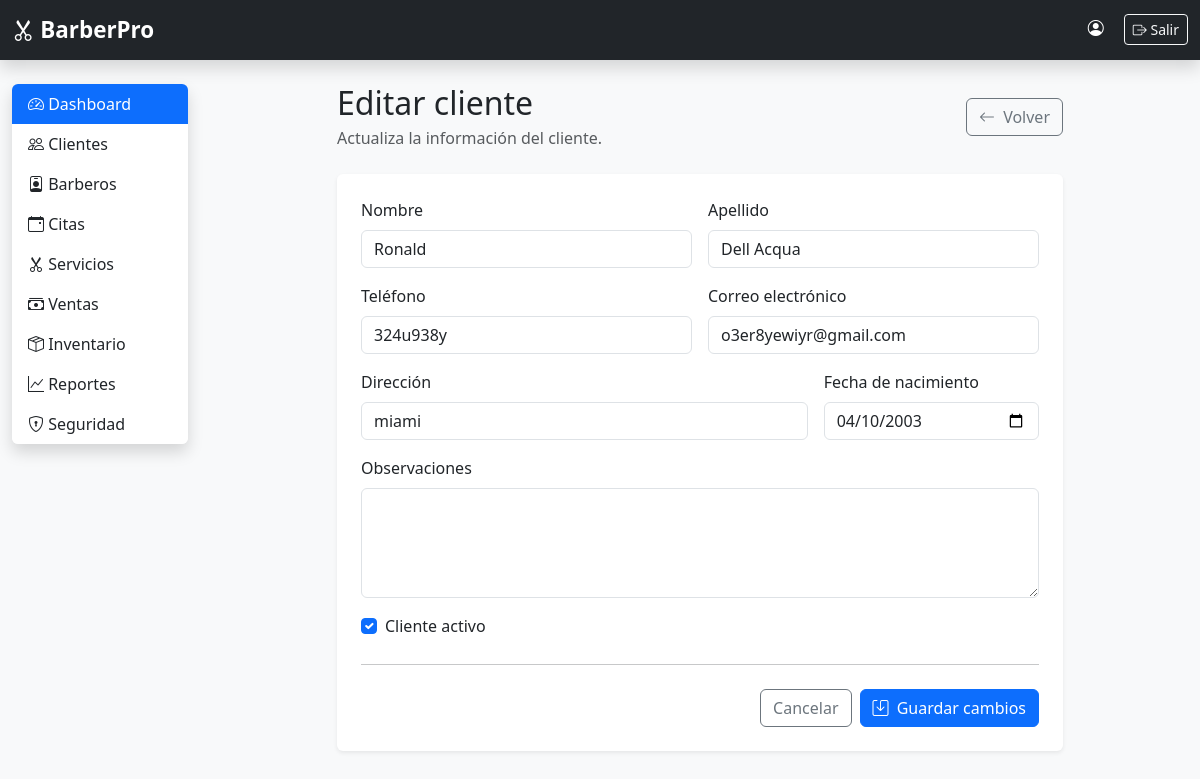
Page /clientes/3/editar/ (signed in) on the committed database.
### clientes/models.py (models this page shows, shortened)
class Cliente(models.Model):
    nombre = models.CharField(max_length=100)
    apellido = models.CharField(max_length=100)
    telefono = models.CharField(max_length=20)
    email = models.EmailField(
        blank=True,
        null=True,
        verbose_name="Correo electrónico"
    )
    direccion = models.CharField(
        max_length=250,
        blank=True
    )
    fecha_nacimiento = models.DateField(
        blank=True,
        null=True
    )
    fecha_registro = models.DateTimeField(
        auto_now_add=True
    )
    observaciones = models.TextField(
        blank=True
    )
    activo = models.BooleanField(
        default=True
    )
    class Meta:
        ordering = ["nombre", "apellido"]
        verbose_name = "Cliente"
        verbose_name_plural = "Clientes"

### clientes/views.py (the view)
# urls.py: path("<int:pk>/editar/", views.editar_cliente, name="editar_cliente"),
@login_required
def editar_cliente(request, pk):
    cliente = get_object_or_404(Cliente, pk=pk)
    if request.method == "POST":
        formulario = ClienteForm(
            request.POST,
            instance=cliente,
        )
        if formulario.is_valid():
            formulario.save()
            return redirect("clientes:lista_clientes")
    else:
        formulario = ClienteForm(instance=cliente)
    return render(
        request,
        "clientes/formulario.html",
        {
            "formulario": formulario,
            "cliente": cliente,
            "titulo": "Editar cliente",
            "descripcion": "Actualiza la información del cliente.",
            "texto_boton": "Guardar cambios",
        },
    )

### clientes/templates/clientes/formulario.html (shortened to what this page needs)
{% extends "base.html" %}
{% block content %}
<div class="row justify-content-center">
<div class="col-lg-9">
    <div class="d-flex justify-content-between align-items-center mb-4">
        <div>
            <h2 class="mb-1">
                {{ titulo|default:"Nuevo cliente" }}
            </h2>
            <p class="text-muted mb-0">
                {{ descripcion|default:"Registra la información del cliente." }}
            </p>
        </div>
        <a
            href="{% url 'clientes:lista_clientes' %}"
            class="btn btn-outline-secondary"
        >
            <i class="bi bi-arrow-left me-1"></i>
            Volver
        </a>
    </div>
    <div class="card shadow-sm border-0">
        <div class="card-body p-4">
            <form method="post" novalidate>
                <div class="row g-3">
                    <div class="col-md-6">
                        <label
                            for="{{ formulario.nombre.id_for_label }}"
                            class="form-label"
                        >
                            Nombre
                        </label>
                        {{ formulario.nombre }}
                    </div>
                    <div class="col-md-6">
                        <label
                            for="{{ formulario.apellido.id_for_label }}"
                            class="form-label"
                        >
                            Apellido
                        </label>
                        {{ formulario.apellido }}
                    </div>
                    <div class="col-md-6">
                        <label
                            for="{{ formulario.telefono.id_for_label }}"
                            class="form-label"
                        >
                            Teléfono
                        </label>
                        {{ formulario.telefono }}
                    </div>
                    <div class="col-md-6">
                        <label
                            for="{{ formulario.email.id_for_label }}"
                            class="form-label"
                        >
                            Correo electrónico
                        </label>
                        {{ formulario.email }}
                    </div>
                    <div class="col-md-8">
                        <label
                            for="{{ formulario.direccion.id_for_label }}"
                            class="form-label"
                        >
                            Dirección
                        </label>
                        {{ formulario.direccion }}
                    </div>
                    <div class="col-md-4">
                        <label
                            for="{{ formulario.fecha_nacimiento.id_for_label }}"
                            class="form-label"
                        >
                            Fecha de nacimiento
                        </label>
                        {{ formulario.fecha_nacimiento }}
                    </div>
                    <div class="col-12">
                        <label
                            for="{{ formulario.observaciones.id_for_label }}"
                            class="form-label"
                        >
                            Observaciones
                        </label>
                        {{ formulario.observaciones }}
                    </div>
                    <div class="col-12">
                        <div class="form-check">
                            {{ formulario.activo }}
                            <label
                                for="{{ formulario.activo.id_for_label }}"
                                class="form-check-label"
                            >
                                Cliente activo
                            </label>
                        </div>
                    </div>
                </div>
                <hr class="my-4">
                <div class="d-flex justify-content-end gap-2">
                    <a
                        href="{% url 'clientes:lista_clientes' %}"
                        class="btn btn-outline-secondary"
                    >
                        Cancelar
                    </a>
                    <button
                        type="submit"
                        class="btn btn-primary"
                    >
                        <i class="bi bi-save me-1"></i>
                        {{ texto_boton|default:"Guardar cliente" }}
                    </button>
                </div>
            </form>
        </div>
    </div>
</div>
</div>
{% endblock %}

### templates/static/css/style.css (style rules this page uses)
body { font-family: "Segoe UI", sans-serif; }

### rows in the picture
Cliente: nombre "Ronald", apellido "Dell Acqua", telefono "324u938y", email "o3er8yewiyr@gmail.com", direccion "miami", fecha_nacimiento "04/10/2003", activo "☑"

### other values in the picture
{{ titulo|default:"Nuevo cliente" }} "Editar cliente"
{{ descripcion|default:"Registra la información del cliente." }} "Actualiza la información del cliente."
{{ texto_boton|default:"Guardar cliente" }} "Guardar cambios"
